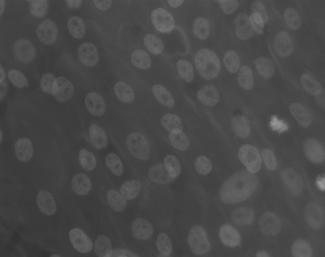
#> input picture Images/osteoblaste.jpg, 325 x 257 px
$ jupyter execute 02_intensity_transformations.ipynb
#> lines starting #> are read from the running program, lines starting #| are printed output that depends on the picture
# Lab 02 — Intensity Transformations & Histogram Processing

**Course:** Image Analysis and Processing — École des Mines de Saint-Étienne
**Topics covered:**
1. Power-law (Gamma) intensity correction
2. Sigmoid contrast stretching with varying slope parameter $E$
3. Histogram equalization via Look-Up Table (LUT) and Cumulative Distribution Function (CDF)
4. Histogram matching (specification)

[cell 1]
import sys
from pathlib import Path
import numpy as np
import matplotlib.pyplot as plt
import imageio.v3 as imageio
from skimage import exposure

IMAGES_DIR = Path("../Images")

## 1. Gamma Correction

Power-law transformation $s = c \cdot r^{\gamma}$ adjusts image brightness and mid-tone contrast non-linearly.

[cell 2]
img = imageio.imread(IMAGES_DIR / "osteoblaste.jpg")
#> img is the input picture: shape (257, 325, 3); min 49, max 153, mean 73.4
img_norm = img.astype(np.float64) / np.max(img)
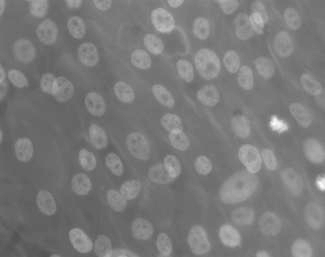
#> img_norm: shape (257, 325, 3) float64; min 0.32, max 1, mean 0.48

gammas = [0.5, 1.0, 2.0, 3.5]
fig, axes = plt.subplots(1, len(gammas), figsize=(16, 4))
for ax, g in zip(axes, gammas):
    adjusted = exposure.adjust_gamma(img_norm, gamma=g)
    ax.imshow(adjusted, cmap="gray")
    ax.set_title(f"Gamma = {g}")
    ax.axis("off")
#> this loop made 4 passes
#> pass 1, `adjusted = exposure.adjust_gamma(img_norm, gamma=g)`:
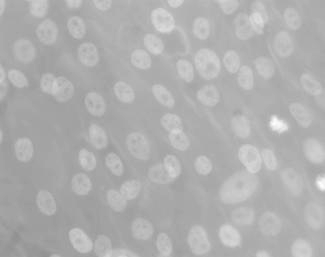
#> adjusted: shape (257, 325, 3) float64; min 0.566, max 1, mean 0.691
#> pass 3, `adjusted = exposure.adjust_gamma(img_norm, gamma=g)`:
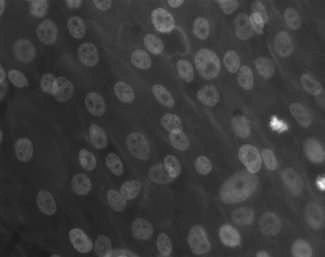
#> adjusted: shape (257, 325, 3) float64; min 0.103, max 1, mean 0.234

plt.tight_layout()
plt.show()
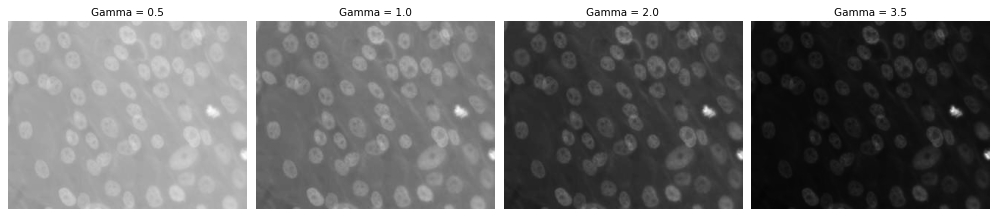
#> figure drawn by matplotlib, 4 panels

## 2. Sigmoid Contrast Stretching

Using the mean intensity $m$ as pivot, the sigmoid transfer function:

$$s(r) = \frac{1}{1 + \left(\frac{m}{r + \varepsilon}\right)^E}$$

steepens around $m$ as $E$ increases, approaching binary thresholding for very large $E$.

[cell 3]
def contrast_stretching(image: np.ndarray, slope: float) -> np.ndarray:
    """Apply sigmoid contrast stretching centered on the mean intensity."""
    eps = sys.float_info.epsilon
    img_float = image.astype(np.float64)
    mean_val = np.mean(img_float)
    return 1.0 / (1.0 + (mean_val / (img_float + eps)) ** slope)


slopes = [10, 20, 1000]
fig, axes = plt.subplots(1, len(slopes) + 1, figsize=(16, 4))
axes[0].imshow(img_norm, cmap="gray")
axes[0].set_title("Original")
axes[0].axis("off")

for ax, E in zip(axes[1:], slopes):
    stretched = contrast_stretching(img_norm, E)
    ax.imshow(stretched, cmap="gray")
    ax.set_title(f"Sigmoid Stretch (E = {E})")
    ax.axis("off")
#> this loop made 3 passes
#> pass 1, `stretched = contrast_stretching(img_norm, E)`:
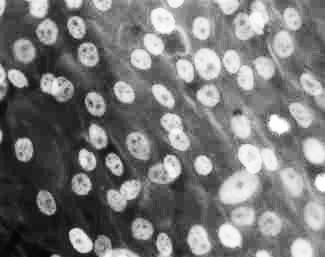
#> stretched: shape (257, 325, 3) float64; min 0.0173, max 0.999, mean 0.473
#> pass 2, `stretched = contrast_stretching(img_norm, E)`:
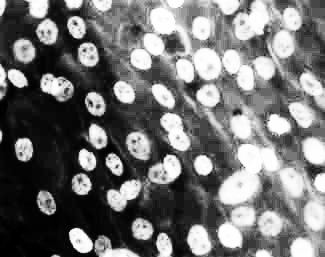
#> stretched: shape (257, 325, 3) float64; min 0.00031, max 1, mean 0.452
#> pass 3, `stretched = contrast_stretching(img_norm, E)`:
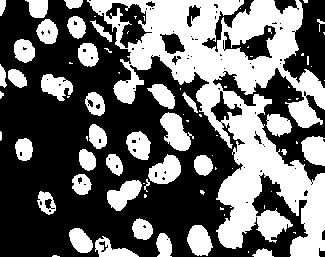
#> stretched: shape (257, 325, 3) float64; min 3.72e-176, max 1, mean 0.412

plt.tight_layout()
plt.show()

## 3. Histogram Equalization & CDF Analysis

We implement LUT-based histogram equalization and histogram matching, then compare the original image and equalized image along with their histograms and CDF transfer curve.

[cell 4]
def histogram_equalization(image_uint8: np.ndarray) -> np.ndarray:
    """Histogram equalization via Look-Up Table (LUT) for an 8-bit image."""
    hist, _ = np.histogram(image_uint8.ravel(), bins=256, range=(0, 256))
#> hist = 256 values, max 4664 at index 119, min 0 at index 0, mean 326.3
    cdf = hist.cumsum()
#> cdf = 256 values from 0 to 83525
    cdf = cdf / cdf[-1]
#> cdf = 256 values from 0 to 1
    return cdf[image_uint8]
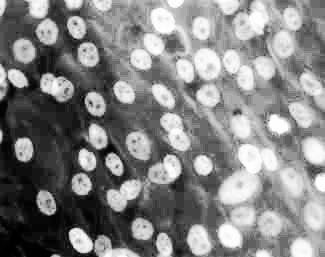
#> returned value: shape (257, 325) float64; min 2.39e-05, max 1, mean 0.516


def histogram_matching(image: np.ndarray, target_cdf: np.ndarray) -> np.ndarray:
    """Match the histogram of `image` to a normalized target CDF."""
    imhist, bins = np.histogram(image.ravel(), bins=len(target_cdf), density=True)
    cdf = imhist.cumsum()
    cdf = cdf / cdf[-1]
    mapped = np.interp(image.ravel(), bins[:-1], cdf)
    matched = np.interp(mapped, target_cdf, bins[:-1])
    return matched.reshape(image.shape)


img_gray = img_norm.mean(axis=2) if img_norm.ndim == 3 else img_norm
img_u8 = (255 * img_gray).astype(np.uint8)
img_eq = histogram_equalization(img_u8)

hist_orig, bins = np.histogram(img_u8.ravel(), bins=256, range=(0, 256))
#> hist_orig has the same summary as hist in histogram_equalization; bins = 257 values from 0 to 256
hist_eq, _ = np.histogram((255 * img_eq).astype(np.uint8).ravel(), bins=256, range=(0, 256))
#> hist_eq = 256 values, max 4664 at index 135, min 0 at index 4, mean 326.3
cdf = hist_orig.cumsum() / hist_orig.sum()
#> cdf = 256 values from 0 to 1

fig, axes = plt.subplots(2, 2, figsize=(13, 9))
axes[0, 0].imshow(img_gray, cmap="gray")
axes[0, 0].set_title("Original Image")
axes[0, 0].axis("off")

axes[0, 1].imshow(img_eq, cmap="gray")
axes[0, 1].set_title("Histogram Equalized (Custom LUT)")
axes[0, 1].axis("off")

axes[1, 0].bar(bins[:-1], hist_orig, width=1, color="steelblue", alpha=0.8)
axes[1, 0].set_title("Original Histogram & CDF")
axes[1, 0].set_xlabel("Intensity")
axes[1, 0].set_ylabel("Pixel Count")
ax_cdf = axes[1, 0].twinx()
ax_cdf.plot(np.arange(len(cdf)), cdf, color="crimson", linewidth=2, label="CDF (LUT)")
ax_cdf.set_ylabel("CDF", color="crimson")

axes[1, 1].bar(bins[:-1], hist_eq, width=1, color="seagreen", alpha=0.8)
axes[1, 1].set_title("Equalized Histogram")
axes[1, 1].set_xlabel("Intensity")
axes[1, 1].set_ylabel("Pixel Count")

plt.tight_layout()
plt.show()
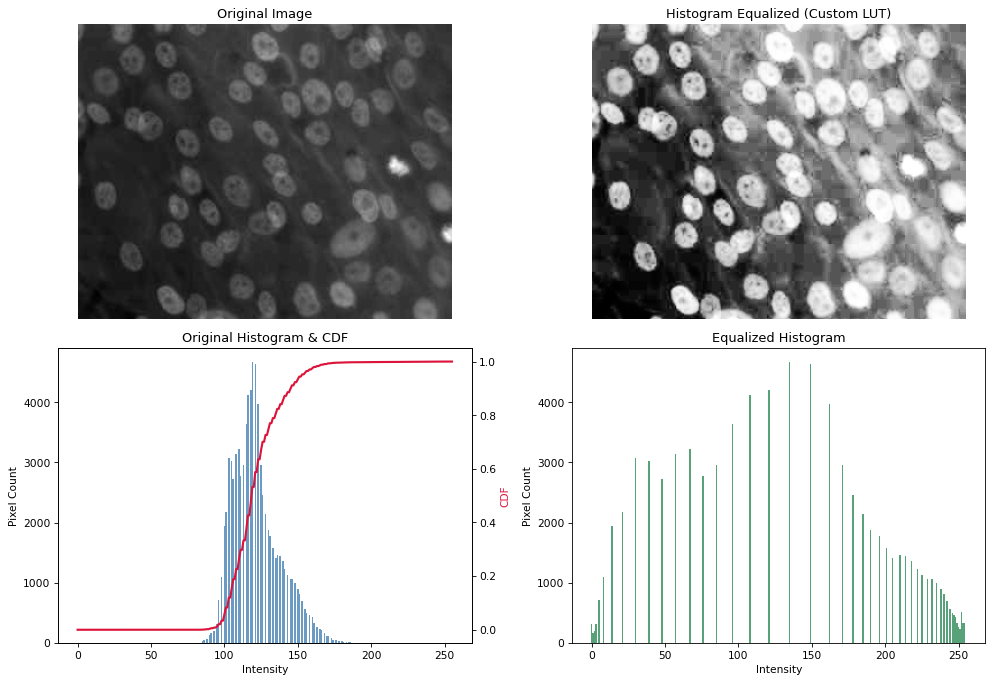
#> figure drawn by matplotlib, 5 panels; panel 3: tallest bar 4664 high, from x = 118.5 to 119.5; panel 4: tallest bar 4664 high, from x = 134.5 to 135.5; panel 5: curve peaks at x = 255, y = 1
